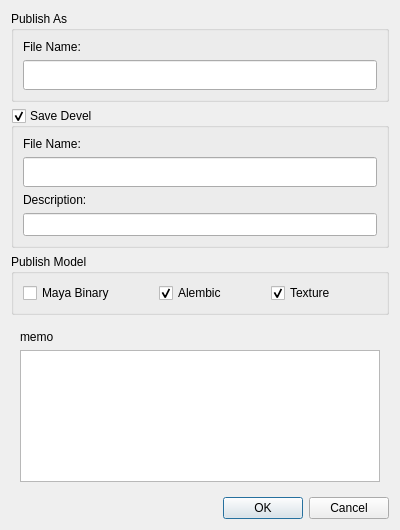
<?xml version="1.0" encoding="UTF-8"?>
<ui version="4.0">
 <class>Form</class>
 <widget class="QWidget" name="Form">
  <property name="geometry">
   <rect>
    <x>0</x>
    <y>0</y>
    <width>400</width>
    <height>530</height>
   </rect>
  </property>
  <property name="minimumSize">
   <size>
    <width>400</width>
    <height>513</height>
   </size>
  </property>
  <property name="maximumSize">
   <size>
    <width>400</width>
    <height>530</height>
   </size>
  </property>
  <property name="windowTitle">
   <string>Form</string>
  </property>
  <layout class="QGridLayout" name="gridLayout_5">
   <item row="0" column="0" colspan="2">
    <widget class="QGroupBox" name="groupBox">
     <property name="title">
      <string>Publish As</string>
     </property>
     <layout class="QGridLayout" name="gridLayout_2">
      <item row="0" column="0">
       <widget class="QLabel" name="label_2">
        <property name="text">
         <string>File Name:</string>
        </property>
       </widget>
      </item>
      <item row="1" column="0">
       <widget class="QLineEdit" name="fileName_lineEdit">
        <property name="sizePolicy">
         <sizepolicy hsizetype="Preferred" vsizetype="Maximum">
          <horstretch>0</horstretch>
          <verstretch>0</verstretch>
         </sizepolicy>
        </property>
        <property name="minimumSize">
         <size>
          <width>0</width>
          <height>30</height>
         </size>
        </property>
        <property name="font">
         <font>
          <pointsize>10</pointsize>
         </font>
        </property>
       </widget>
      </item>
     </layout>
    </widget>
   </item>
   <item row="1" column="0" colspan="2">
    <widget class="QGroupBox" name="saveDev_groupBox">
     <property name="sizePolicy">
      <sizepolicy hsizetype="Minimum" vsizetype="Minimum">
       <horstretch>0</horstretch>
       <verstretch>0</verstretch>
      </sizepolicy>
     </property>
     <property name="title">
      <string>Save Devel</string>
     </property>
     <property name="checkable">
      <bool>true</bool>
     </property>
     <layout class="QGridLayout" name="gridLayout">
      <item row="5" column="0">
       <widget class="QLineEdit" name="dsc_lineEdit">
        <property name="font">
         <font>
          <pointsize>10</pointsize>
         </font>
        </property>
       </widget>
      </item>
      <item row="1" column="0">
       <widget class="QLabel" name="label_3">
        <property name="text">
         <string>File Name:</string>
        </property>
       </widget>
      </item>
      <item row="3" column="0">
       <widget class="QLineEdit" name="nextDev_lineEdit">
        <property name="minimumSize">
         <size>
          <width>0</width>
          <height>30</height>
         </size>
        </property>
        <property name="font">
         <font>
          <pointsize>10</pointsize>
         </font>
        </property>
       </widget>
      </item>
      <item row="4" column="0">
       <widget class="QLabel" name="label_4">
        <property name="text">
         <string>Description:</string>
        </property>
       </widget>
      </item>
     </layout>
    </widget>
   </item>
   <item row="2" column="0" colspan="2">
    <widget class="QGroupBox" name="model_groupBox">
     <property name="title">
      <string>Publish Model</string>
     </property>
     <layout class="QGridLayout" name="gridLayout_4">
      <item row="0" column="1">
       <widget class="QCheckBox" name="abc_checkBox">
        <property name="text">
         <string>Alembic</string>
        </property>
        <property name="checked">
         <bool>true</bool>
        </property>
       </widget>
      </item>
      <item row="0" column="2">
       <widget class="QCheckBox" name="tex_checkBox">
        <property name="text">
         <string>Texture</string>
        </property>
        <property name="checked">
         <bool>true</bool>
        </property>
       </widget>
      </item>
      <item row="0" column="0">
       <widget class="QCheckBox" name="mb_checkBox">
        <property name="minimumSize">
         <size>
          <width>130</width>
          <height>0</height>
         </size>
        </property>
        <property name="text">
         <string>Maya Binary</string>
        </property>
       </widget>
      </item>
     </layout>
    </widget>
   </item>
   <item row="4" column="0">
    <spacer name="horizontalSpacer">
     <property name="orientation">
      <enum>Qt::Horizontal</enum>
     </property>
     <property name="sizeType">
      <enum>QSizePolicy::Minimum</enum>
     </property>
     <property name="sizeHint" stdset="0">
      <size>
       <width>125</width>
       <height>20</height>
      </size>
     </property>
    </spacer>
   </item>
   <item row="4" column="1">
    <widget class="QDialogButtonBox" name="buttonBox">
     <property name="standardButtons">
      <set>QDialogButtonBox::Cancel|QDialogButtonBox::Ok</set>
     </property>
    </widget>
   </item>
   <item row="3" column="0" colspan="2">
    <widget class="QFrame" name="frame">
     <layout class="QGridLayout" name="gridLayout_3">
      <item row="2" column="0">
       <widget class="QTextEdit" name="savePubComment_textEdit">
        <property name="font">
         <font>
          <pointsize>10</pointsize>
         </font>
        </property>
       </widget>
      </item>
      <item row="1" column="0">
       <widget class="QLabel" name="label">
        <property name="text">
         <string>memo</string>
        </property>
       </widget>
      </item>
     </layout>
    </widget>
   </item>
  </layout>
 </widget>
 <resources/>
 <connections/>
</ui>
